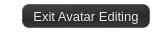
<?xml version="1.0" encoding="UTF-8"?>
<ui version="4.0">
 <class>AvatarToolbar</class>
 <widget class="QWidget" name="AvatarToolbar">
  <property name="geometry">
   <rect>
    <x>0</x>
    <y>0</y>
    <width>165</width>
    <height>32</height>
   </rect>
  </property>
  <property name="minimumSize">
   <size>
    <width>165</width>
    <height>32</height>
   </size>
  </property>
  <property name="maximumSize">
   <size>
    <width>165</width>
    <height>32</height>
   </size>
  </property>
  <property name="windowTitle">
   <string>AvatarToolbar</string>
  </property>
  <property name="styleSheet">
   <string notr="true">QWidget#AvatarToolbar {
	background-color: transparent;
}

QPushButton{
	color: rgba(255,255,255,225);
	font: Arial;
	font-size: 10pt;
	min-height: 22px;
	padding-left: 10px;
	padding-right: 10px;
	background-color: qlineargradient(spread:pad, x1:0, y1:0, x2:0.164, y2:1, stop:0 rgba(66, 66, 66, 255), stop:0.352273 rgba(55, 55, 55, 255), stop:0.642045 rgba(41, 41, 41, 255), stop:1 rgba(55, 55, 55, 255));
	border: 1px solid rgba(0,0,0,100);
	border-radius: 7px;
}

QPushButton::hover {
	color: white;
	background-color: qlineargradient(spread:pad, x1:0.0170455, y1:0, x2:0.597, y2:1, stop:0 rgba(91, 91, 91, 255), stop:0.352273 rgba(55, 55, 55, 255), stop:0.642045 rgba(41, 41, 41, 255), stop:1 rgba(55, 55, 55, 255));
}

QPushButton::pressed {
	background-color: qlineargradient(spread:pad, x1:0, y1:0, x2:0.164, y2:1, stop:0 rgba(66, 66, 66, 255), stop:0.352273 rgba(55, 55, 55, 255), stop:0.642045 rgba(41, 41, 41, 255), stop:1 rgba(55, 55, 55, 255));
	border: 1px solid rgba(255,255,255,20);
}</string>
  </property>
  <layout class="QHBoxLayout" name="horizontalLayout">
   <property name="margin">
    <number>0</number>
   </property>
   <item>
    <spacer name="horizontalSpacer_left">
     <property name="orientation">
      <enum>Qt::Horizontal</enum>
     </property>
     <property name="sizeHint" stdset="0">
      <size>
       <width>17</width>
       <height>20</height>
      </size>
     </property>
    </spacer>
   </item>
   <item>
    <widget class="QPushButton" name="button_exit">
     <property name="text">
      <string>Exit Avatar Editing</string>
     </property>
    </widget>
   </item>
   <item>
    <spacer name="horizontalSpacer_right">
     <property name="orientation">
      <enum>Qt::Horizontal</enum>
     </property>
     <property name="sizeType">
      <enum>QSizePolicy::Fixed</enum>
     </property>
     <property name="sizeHint" stdset="0">
      <size>
       <width>15</width>
       <height>1</height>
      </size>
     </property>
    </spacer>
   </item>
  </layout>
 </widget>
 <resources/>
 <connections/>
</ui>
